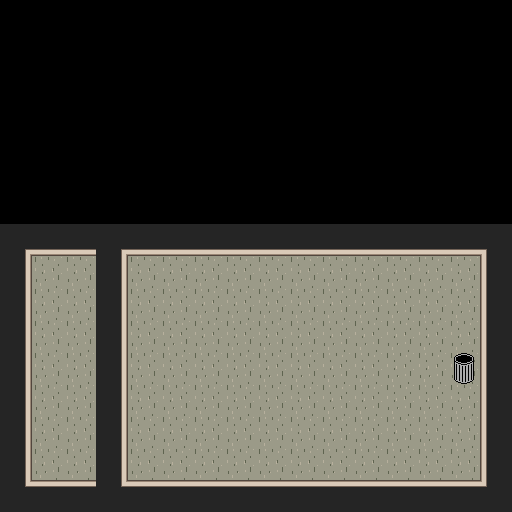

This is a level from a 2D game, rendered from its Tiled map with the project's own tilesets. A one-line summary and the complete map file follow:
An orthogonal 16x16 tile map with 32x32 px tiles, 2 tile layers (Tile Layer 2, Tile Layer 1).

<map version="1.0" orientation="orthogonal" renderorder="right-down" width="16" height="16" tilewidth="32" tileheight="32" nextobjectid="1">
 <tileset firstgid="1" name="se" tilewidth="32" tileheight="32" tilecount="15" columns="15">
  <image source="se.png" width="480" height="32" />
 </tileset>
 <layer name="Tile Layer 2" width="16" height="16">
  <data encoding="csv">
0,0,0,0,0,0,0,0,0,0,0,0,0,0,0,0,
0,0,0,0,0,0,0,0,0,0,0,0,0,0,0,0,
0,0,0,0,0,0,0,0,0,0,0,0,0,0,0,0,
0,0,0,0,0,0,0,0,0,0,0,0,0,0,0,0,
0,0,0,0,0,0,0,0,0,0,0,0,0,0,0,0,
0,0,0,0,0,0,0,0,0,0,0,0,0,0,0,0,
0,0,0,0,0,0,0,0,0,0,0,0,0,0,0,0,
10,10,10,10,10,10,10,10,10,10,10,10,10,10,10,1,
10,10,10,10,10,10,10,10,10,10,10,10,10,10,10,12,
10,10,10,10,10,10,10,10,10,10,10,10,10,10,10,12,
10,10,10,10,10,10,10,10,10,10,10,10,10,10,10,12,
10,10,10,10,10,10,10,10,10,10,10,10,10,10,10,12,
0,10,10,10,10,10,10,10,10,10,10,10,10,10,10,12,
0,10,10,10,10,10,10,10,10,10,10,10,10,10,10,12,
0,10,10,10,10,10,10,10,10,10,10,10,10,10,10,0,
0,10,10,10,0,0,0,0,0,0,0,0,0,0,0,0
</data>
 </layer>
 <layer name="Tile Layer 1" width="16" height="16">
  <data encoding="csv">
0,0,0,0,0,0,0,0,0,0,0,0,0,0,0,0,
0,0,0,0,0,0,0,0,0,0,0,0,0,0,0,0,
0,0,0,0,0,0,0,0,0,0,0,0,0,0,0,0,
0,0,0,0,0,0,0,0,0,0,0,0,0,0,0,0,
0,0,0,0,0,0,0,0,0,0,0,0,0,0,0,0,
0,0,0,0,0,0,0,0,0,0,0,0,0,0,0,0,
0,0,0,0,0,0,0,0,0,0,0,0,0,0,0,0,
2,11,11,2,11,11,11,11,11,11,11,11,11,11,11,1,
13,0,0,13,0,0,0,0,0,0,0,0,0,0,0,12,
13,0,0,13,0,0,0,0,0,0,0,0,0,0,0,12,
13,0,0,13,0,0,0,0,0,0,0,0,0,0,0,12,
13,0,0,13,0,0,0,0,0,0,0,0,0,0,15,12,
13,0,0,13,0,0,0,0,0,0,0,0,0,0,0,12,
13,0,0,13,0,0,0,0,0,0,0,0,0,0,0,12,
13,0,0,13,0,0,0,0,0,0,0,0,0,0,0,12,
8,14,14,8,14,14,14,14,14,14,14,14,14,14,14,7
</data>
 </layer>
</map>
